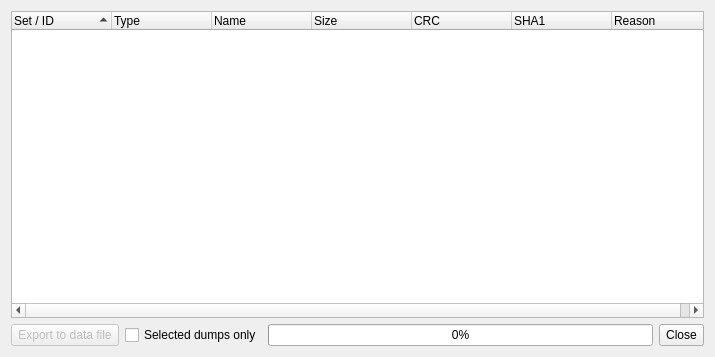
<?xml version="1.0" encoding="UTF-8"?>
<ui version="4.0">
 <class>MissingDumpsViewer</class>
 <widget class="QDialog" name="MissingDumpsViewer">
  <property name="geometry">
   <rect>
    <x>0</x>
    <y>0</y>
    <width>715</width>
    <height>357</height>
   </rect>
  </property>
  <property name="windowTitle">
   <string>Missing dumps</string>
  </property>
  <layout class="QGridLayout" name="gridLayout">
   <item row="1" column="1">
    <widget class="QToolButton" name="toolButtonClose">
     <property name="sizePolicy">
      <sizepolicy hsizetype="Fixed" vsizetype="Minimum">
       <horstretch>0</horstretch>
       <verstretch>0</verstretch>
      </sizepolicy>
     </property>
     <property name="toolTip">
      <string>Close this window</string>
     </property>
     <property name="text">
      <string>Close</string>
     </property>
    </widget>
   </item>
   <item row="0" column="0" colspan="2">
    <widget class="QTreeWidget" name="treeWidget">
     <property name="toolTip">
      <string>List of missing dumps</string>
     </property>
     <property name="selectionMode">
      <enum>QAbstractItemView::ExtendedSelection</enum>
     </property>
     <property name="rootIsDecorated">
      <bool>false</bool>
     </property>
     <property name="uniformRowHeights">
      <bool>true</bool>
     </property>
     <property name="sortingEnabled">
      <bool>true</bool>
     </property>
     <property name="allColumnsShowFocus">
      <bool>true</bool>
     </property>
     <column>
      <property name="text">
       <string>Set / ID</string>
      </property>
     </column>
     <column>
      <property name="text">
       <string>Type</string>
      </property>
     </column>
     <column>
      <property name="text">
       <string>Name</string>
      </property>
     </column>
     <column>
      <property name="text">
       <string>Size</string>
      </property>
     </column>
     <column>
      <property name="text">
       <string>CRC</string>
      </property>
     </column>
     <column>
      <property name="text">
       <string>SHA1</string>
      </property>
     </column>
     <column>
      <property name="text">
       <string>Reason</string>
      </property>
     </column>
    </widget>
   </item>
   <item row="1" column="0">
    <widget class="QFrame" name="frameExport">
     <layout class="QGridLayout" name="gridLayout2">
      <property name="margin">
       <number>0</number>
      </property>
      <item row="0" column="0">
       <widget class="QToolButton" name="toolButtonExportToDataFile">
        <property name="enabled">
         <bool>false</bool>
        </property>
        <property name="sizePolicy">
         <sizepolicy hsizetype="Fixed" vsizetype="Minimum">
          <horstretch>0</horstretch>
          <verstretch>0</verstretch>
         </sizepolicy>
        </property>
        <property name="toolTip">
         <string>Export missing dumps to a data file</string>
        </property>
        <property name="text">
         <string>Export to data file</string>
        </property>
        <property name="toolButtonStyle">
         <enum>Qt::ToolButtonTextBesideIcon</enum>
        </property>
       </widget>
      </item>
      <item row="0" column="1">
       <widget class="QCheckBox" name="checkBoxSelectedDumpsOnly">
        <property name="toolTip">
         <string>Export only dumps that are selected in the above list (or all)</string>
        </property>
        <property name="text">
         <string>Selected dumps only</string>
        </property>
       </widget>
      </item>
      <item row="0" column="3">
       <widget class="QProgressBar" name="progressBar">
        <property name="value">
         <number>0</number>
        </property>
       </widget>
      </item>
     </layout>
    </widget>
   </item>
  </layout>
 </widget>
 <tabstops>
  <tabstop>treeWidget</tabstop>
  <tabstop>toolButtonExportToDataFile</tabstop>
  <tabstop>checkBoxSelectedDumpsOnly</tabstop>
 </tabstops>
 <resources>
  <include location="qmc2.qrc"/>
 </resources>
 <connections>
  <connection>
   <sender>toolButtonClose</sender>
   <signal>clicked()</signal>
   <receiver>MissingDumpsViewer</receiver>
   <slot>accept()</slot>
   <hints>
    <hint type="sourcelabel">
     <x>914</x>
     <y>638</y>
    </hint>
    <hint type="destinationlabel">
     <x>518</x>
     <y>390</y>
    </hint>
   </hints>
  </connection>
 </connections>
</ui>
